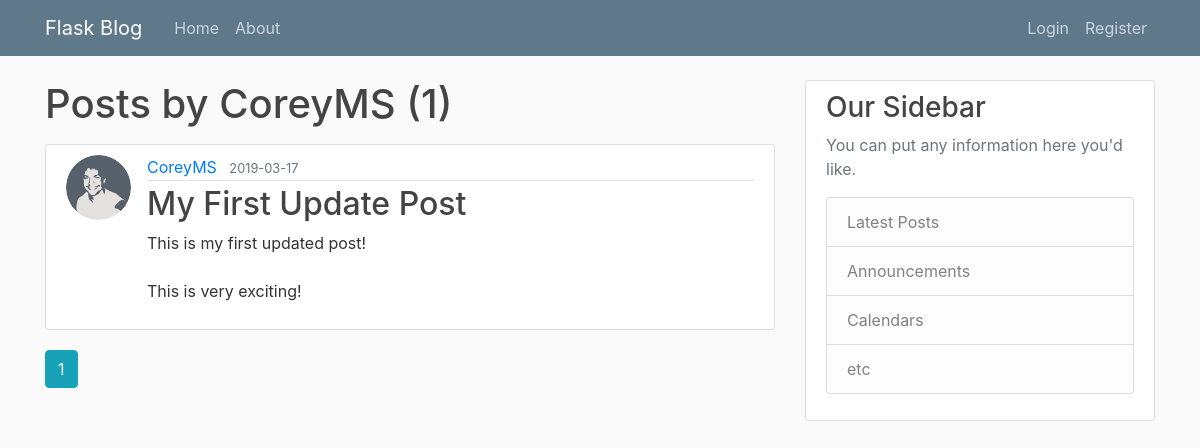
The page /user/CoreyMS on the database as committed earlier.
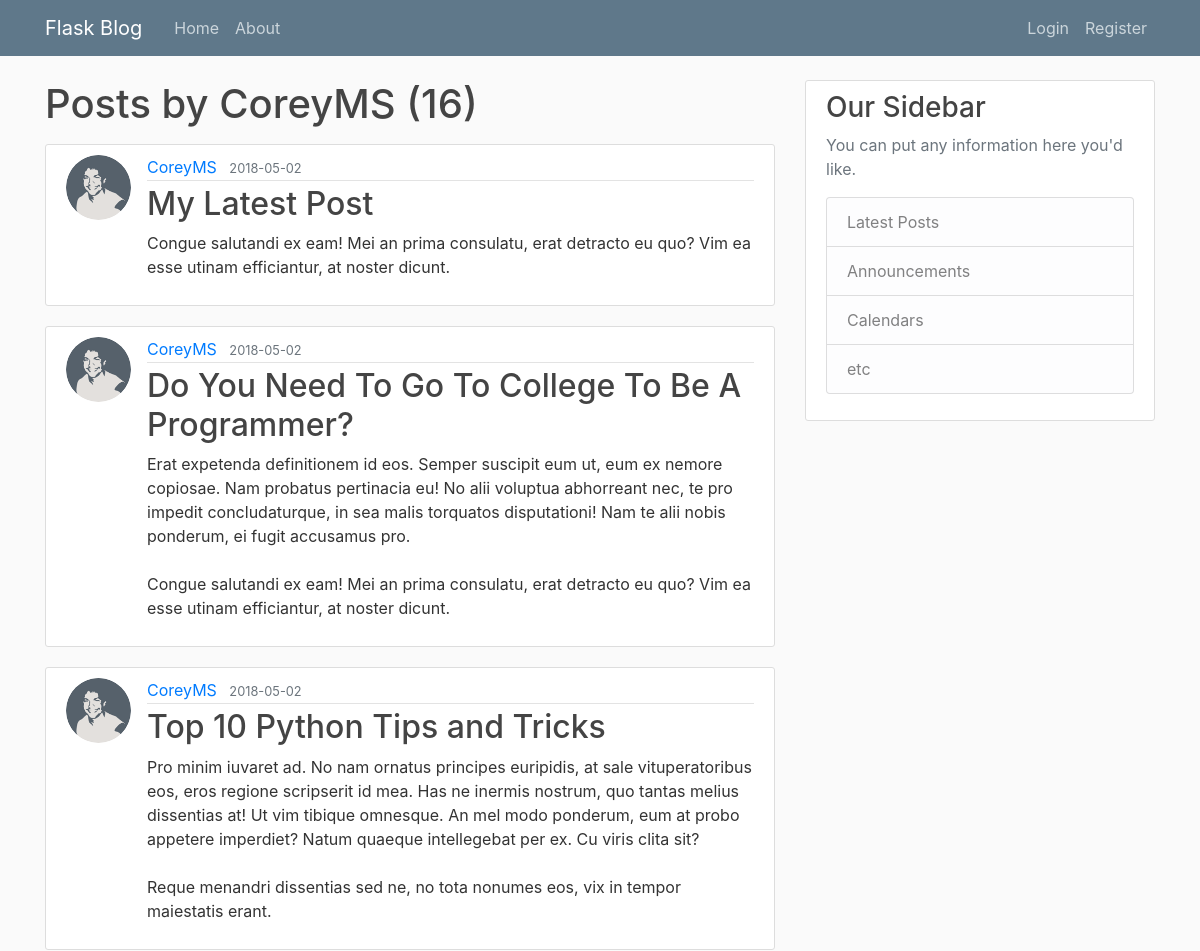
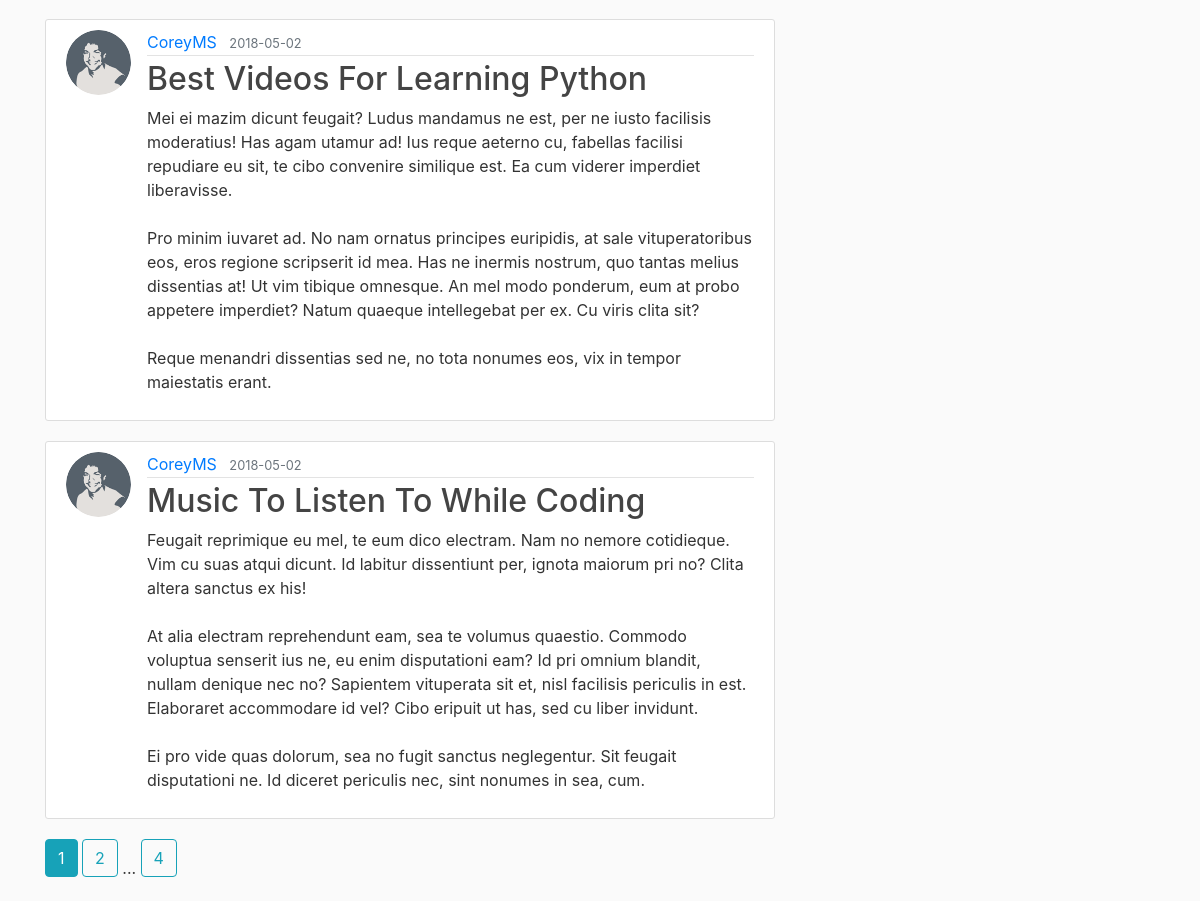
The same page on the database as committed later (2 pictures, top to bottom).
### flaskblog/models.py (models this page shows, shortened)
class User(db.Model, UserMixin):
    id = db.Column(db.Integer, primary_key=True)
    username = db.Column(db.String(20), unique=True, nullable=False)
    email = db.Column(db.String(120), unique=True, nullable=False)
    image_file = db.Column(db.String(20), nullable=False, default='default.jpg')
    password = db.Column(db.String(60), nullable=False)
    posts = db.relationship('Post', backref='author', lazy=True)

class Post(db.Model):
    id = db.Column(db.Integer, primary_key=True)
    title = db.Column(db.String(100), nullable=False)
    date_posted = db.Column(db.DateTime, nullable=False, default=datetime.utcnow)
    content = db.Column(db.Text, nullable=False)
    user_id = db.Column(db.Integer, db.ForeignKey('user.id'), nullable=False)

### flaskblog/routes.py (the view)
@app.route("/user/<string:username>")
def user_posts(username):
    page = request.args.get('page', 1, type=int)
    user = User.query.filter_by(username=username).first_or_404()
    posts = Post.query.filter_by(author=user)\
        .order_by(Post.date_posted.desc())\
        .paginate(page=page, per_page=5)
    return render_template('user_posts.html', posts=posts, user=user)

### flaskblog/templates/user_posts.html
{% extends "layout.html" %}
{% block content %}
    <h1 class="mb-3">Posts by {{ user.username }} ({{ posts.total }})</h1>
    {% for post in posts.items %}
        <article class="media content-section">
          <img class="rounded-circle article-img" src="{{ url_for('static', filename='profile_pics/' + post.author.image_file) }}">
          <div class="media-body">
            <div class="article-metadata">
              <a class="mr-2" href="{{ url_for('user_posts', username=post.author.username) }}">{{ post.author.username }}</a>
              <small class="text-muted">{{ post.date_posted.strftime('%Y-%m-%d') }}</small>
            </div>
            <h2><a class="article-title" href="{{ url_for('post', post_id=post.id) }}">{{ post.title }}</a></h2>
            <p class="article-content">{{ post.content }}</p>
          </div>
        </article>
    {% endfor %}
    {% for page_num in posts.iter_pages(left_edge=1, right_edge=1, left_current=1, right_current=2) %}
      {% if page_num %}
        {% if posts.page == page_num %}
          <a class="btn btn-info mb-4" href="{{ url_for('user_posts', username=user.username, page=page_num) }}">{{ page_num }}</a>
        {% else %}
          <a class="btn btn-outline-info mb-4" href="{{ url_for('user_posts', username=user.username, page=page_num) }}">{{ page_num }}</a>
        {% endif %}
      {% else %}
        ...
      {% endif %}
    {% endfor %}
{% endblock content %}

### flaskblog/templates/layout.html (shortened to what this page needs)
<!DOCTYPE html>
<html>
<head>
    <link rel="stylesheet" href="https://maxcdn.bootstrapcdn.com/bootstrap/4.0.0/css/bootstrap.min.css">
    <link rel="stylesheet" type="text/css" href="{{ url_for('static', filename='main.css') }}">
</head>
<body>
    <header class="site-header">
      <nav class="navbar navbar-expand-md navbar-dark bg-steel fixed-top">
        <div class="container">
          <a class="navbar-brand mr-4" href="/">Flask Blog</a>
          <div class="collapse navbar-collapse" id="navbarToggle">
            <div class="navbar-nav mr-auto">
              <a class="nav-item nav-link" href="{{ url_for('home') }}">Home</a>
              <a class="nav-item nav-link" href="{{ url_for('about') }}">About</a>
            </div>
            <div class="navbar-nav">
              {% if current_user.is_authenticated %}
                <a class="nav-item nav-link" href="{{ url_for('new_post') }}">New Post</a>
                <a class="nav-item nav-link" href="{{ url_for('account') }}">Account</a>
                <a class="nav-item nav-link" href="{{ url_for('logout') }}">Logout</a>
              {% else %}
                <a class="nav-item nav-link" href="{{ url_for('login') }}">Login</a>
                <a class="nav-item nav-link" href="{{ url_for('register') }}">Register</a>
              {% endif %}
            </div>
          </div>
        </div>
      </nav>
    </header>
    <main role="main" class="container">
      <div class="row">
        <div class="col-md-8">
          {% block content %}{% endblock %}
        </div>
        <div class="col-md-4">
          <div class="content-section">
            <h3>Our Sidebar</h3>
            <p class='text-muted'>You can put any information here you'd like.
              <ul class="list-group">
                <li class="list-group-item list-group-item-light">Latest Posts</li>
                <li class="list-group-item list-group-item-light">Announcements</li>
                <li class="list-group-item list-group-item-light">Calendars</li>
                <li class="list-group-item list-group-item-light">etc</li>
              </ul>
            </p>
          </div>
        </div>
      </div>
    </main>
</body>
</html>

### flaskblog/static/main.css (style rules this page uses)
body { background: #fafafa; color: #333333; margin-top: 5rem; }
h1, h2, h3, h4, h5, h6 { color: #444444; }
.bg-steel { background-color: #5f788a; }
.site-header .navbar-nav .nav-link { color: #cbd5db; }
.content-section { background: #ffffff; padding: 10px 20px; border: 1px solid #dddddd; border-radius: 3px; margin-bottom: 20px; }
.article-title { color: #444444; }
.article-content { white-space: pre-line; }
.article-img { height: 65px; width: 65px; margin-right: 16px; }
.article-metadata { padding-bottom: 1px; margin-bottom: 4px; border-bottom: 1px solid #e3e3e3 }

Rows that differ between the two databases and show on the page:
no longer on this page (row edited): Post: image_file (picture), author.username "CoreyMS", date_posted "2019-03-17", title "My First Update Post", content "This is my first updated post! This is very exciting!"
added Post: image_file (picture), author.username "CoreyMS", date_posted "2018-05-02", title "My Latest Post", content "Congue salutandi ex eam! Mei an prima consulatu, erat detracto eu quo? Vim ea esse utinam efficiantur, at noster dicunt."
added Post: image_file (picture), author.username "CoreyMS", date_posted "2018-05-02", title "Do You Need To Go To College To Be A Programmer?", content "Erat expetenda definitionem id eos. Semper suscipit eum ut, eum ex nemore copiosae. Nam probatus pertinacia eu! No alii voluptua abhorreant nec, te pro impedit concludaturque, in sea malis torquatos disputationi! Nam te alii nobis ponderum, ei fugit accusamus pro. Congue salutandi ex eam! Mei an prima consulatu, erat detracto eu quo? Vim ea esse utinam efficiantur, at noster dicunt."
added Post: image_file (picture), author.username "CoreyMS", date_posted "2018-05-02", title "Top 10 Python Tips and Tricks", content "Pro minim iuvaret ad. No nam ornatus principes euripidis, at sale vituperatoribus eos, eros regione scripserit id mea. Has ne inermis nostrum, quo tantas melius dissentias at! Ut vim tibique omnesque. An mel modo ponderum, eum at probo appetere imperdiet? Natum quaeque intellegebat per ex. Cu viris clita sit? Reque menandri dissentias sed ne, no tota nonumes eos, vix in tempor maiestatis erant."
added Post: image_file (picture), author.username "CoreyMS", date_posted "2018-05-02", title "Best Videos For Learning Python", content "Mei ei mazim dicunt feugait? Ludus mandamus ne est, per ne iusto facilisis moderatius! Has agam utamur ad! Ius reque aeterno cu, fabellas facilisi repudiare eu sit, te cibo convenire similique est. Ea cum viderer imperdiet liberavisse. Pro minim iuvaret ad. No nam ornatus principes euripidis, at sale vituperatoribus eos, eros regione scripserit id mea. Has ne inermis nostrum, quo tantas melius dissentias at! Ut vim tibique omnesque. An mel modo ponderum, eum at probo appetere imperdiet? Natum quaeque intellegebat per ex. Cu viris clita sit? Reque menandri dissentias sed ne, no tota nonumes eos, vix in tempor maiestatis erant."
added Post: image_file (picture), author.username "CoreyMS", date_posted "2018-05-02", title "Music To Listen To While Coding", content "Feugait reprimique eu mel, te eum dico electram. Nam no nemore cotidieque. Vim cu suas atqui dicunt. Id labitur dissentiunt per, ignota maiorum pri no? Clita altera sanctus ex his! At alia electram reprehendunt eam, sea te volumus quaestio. Commodo voluptua senserit ius ne, eu enim disputationi eam? Id pri omnium blandit, nullam denique nec no? Sapientem vituperata sit et, nisl facilisis periculis in est. Elaboraret accommodare id vel? Cibo eripuit ut has, sed cu liber invidunt. Ei pro vide quas dolorum, sea no fugit sanctus neglegentur. Sit feugait disputationi ne. Id diceret periculis nec, sint nonumes in sea, cum."
Other text that changed with them:
{{ posts.total }}: "1" → "16"
new list line: "2"
new list line: "4"
